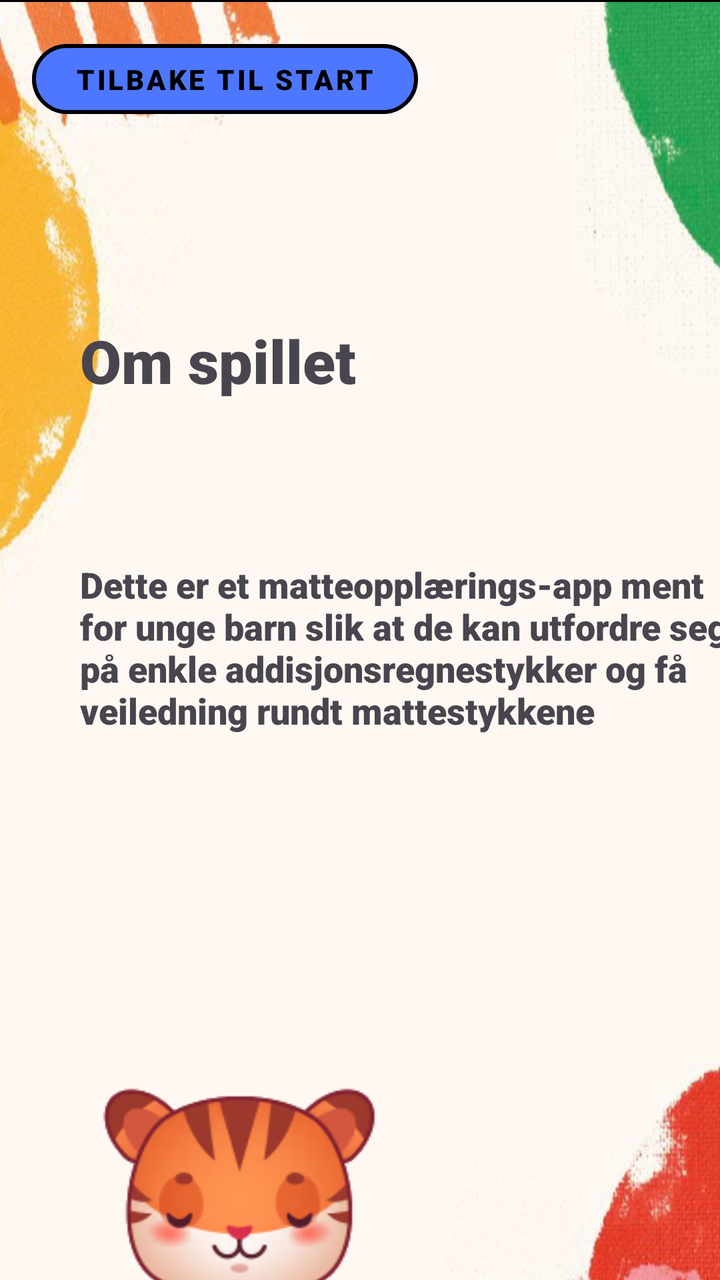
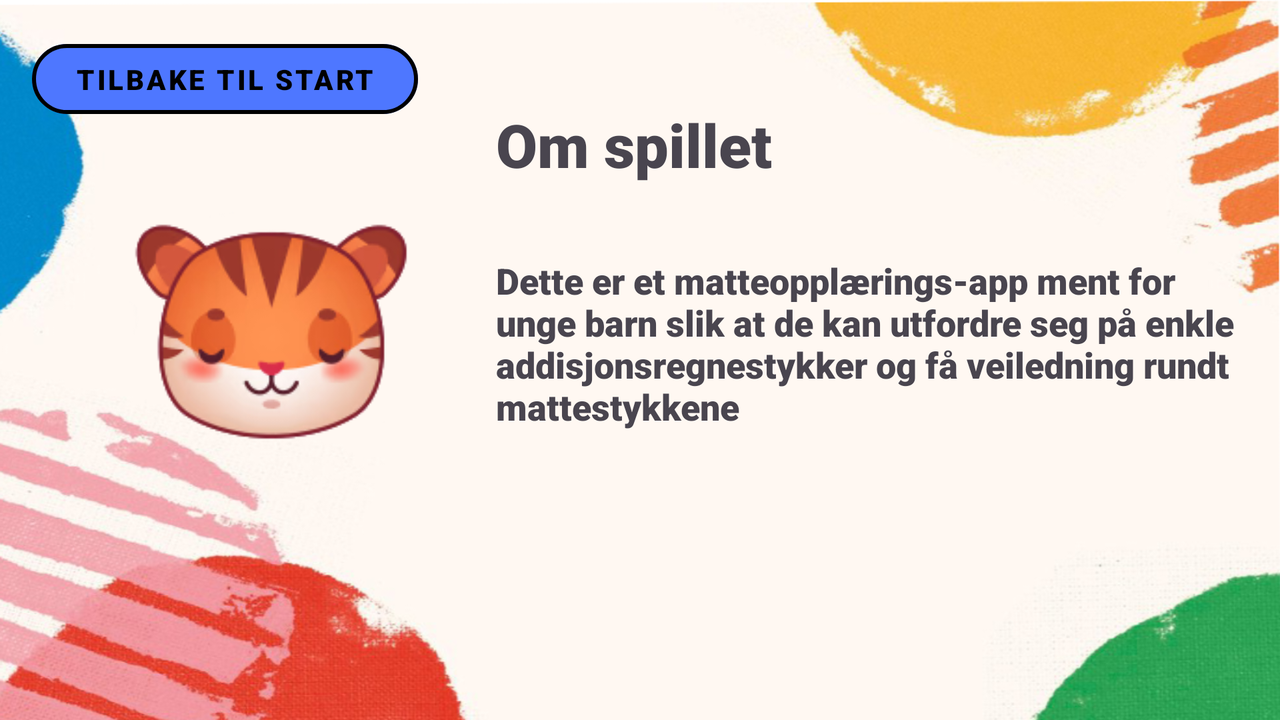

First picture: res/layout/ on a phone held upright. Second picture: the repository's own variant of that layout, on a device whose configuration matches the variant's folder. Source for both follows.
<!-- AndroidManifest.xml: application theme Theme.Mappe1 -->
<!-- res/layout/activity_aboutgame.xml -->
<?xml version="1.0" encoding="utf-8"?>
<androidx.constraintlayout.widget.ConstraintLayout xmlns:android="http://schemas.android.com/apk/res/android"
    xmlns:app="http://schemas.android.com/apk/res-auto"
    xmlns:tools="http://schemas.android.com/tools"
    android:layout_width="match_parent"
    android:layout_height="match_parent"
    tools:context=".MainActivity"
    android:id="@+id/main"
    android:background="#000000">


    <ImageView
        android:id="@+id/bakgrunnbilde"
        android:layout_width="454dp"
        android:layout_height="820dp"
        android:layout_marginTop="1dp"
        android:src="@drawable/bakgrunn4"
        app:layout_constraintEnd_toEndOf="parent"
        app:layout_constraintStart_toStartOf="parent"
        app:layout_constraintTop_toTopOf="parent" />

    <ImageView
        android:id="@+id/catFp"
        android:layout_width="142dp"
        android:layout_height="128dp"
        android:layout_marginStart="48dp"
        android:layout_marginTop="532dp"
        android:src="@drawable/tiger"
        app:layout_constraintStart_toStartOf="parent"
        app:layout_constraintTop_toTopOf="parent" />

    <Button
        android:id="@+id/tilbakeStart"
        style="@style/sjekkSvar"
        android:layout_width="193dp"
        android:layout_height="47dp"
        android:layout_marginStart="16dp"
        android:layout_marginTop="16dp"
        android:text="Tilbake til start"
        app:layout_constraintStart_toStartOf="parent"
        app:layout_constraintTop_toTopOf="parent" />

    <TextView
        android:id="@+id/textView1"
        android:layout_width="200dp"
        android:layout_height="74dp"
        android:layout_marginStart="40dp"
        android:layout_marginTop="160dp"
        android:text="Om spillet"
        android:textSize="30sp"
        app:layout_constraintStart_toStartOf="parent"
        app:layout_constraintTop_toTopOf="parent" />

    <TextView
        android:layout_width="330dp"
        android:layout_height="253dp"
        android:layout_marginStart="40dp"
        android:layout_marginTop="280dp"
        android:text="@string/omspillettekst"
        android:textSize="18sp"
        app:layout_constraintStart_toStartOf="parent"
        app:layout_constraintTop_toTopOf="parent" />
</androidx.constraintlayout.widget.ConstraintLayout>
<!-- resources referenced by this layout -->
<resources>
  <!-- drawable bakgrunn4: png bitmap (drawable, 432284 bytes) -->
  <!-- drawable tiger: png bitmap (drawable, 22964 bytes) -->
  <string name="omspillettekst">Dette er et matteopplærings-app ment for unge barn slik at de kan utfordre seg på enkle addisjonsregnestykker og få veiledning rundt mattestykkene</string>
  <style name="sjekkSvar" parent="Widget.MaterialComponents.Button.OutlinedButton">
          <item name="backgroundTint">#4e77ff</item>
          <item name="strokeColor">#000000</item>
          <item name="strokeWidth">2dp</item>
          <item name="android:textColor">#000000</item>
          <item name="shapeAppearanceOverlay">@style/RoundedShapeAppearance</item> 
      </style>
  <style name="Theme.Mappe1" parent="Base.Theme.Mappe1" />
  <style name="RoundedShapeAppearance">
          <item name="cornerFamily">rounded</item>
          <item name="cornerSize">50%</item>
      </style>
  <style name="Base.Theme.Mappe1" parent="Theme.Material3.DayNight.NoActionBar">
          
          
          <item name="android:fontFamily">sans-serif-black</item>
      </style>
</resources>
<!-- res/layout-land/activity_aboutgame.xml (the repository's variant of the layout above) -->
<!-- drawn on the phone turned sideways -->
<?xml version="1.0" encoding="utf-8"?>
<androidx.constraintlayout.widget.ConstraintLayout xmlns:android="http://schemas.android.com/apk/res/android"
    xmlns:app="http://schemas.android.com/apk/res-auto"
    xmlns:tools="http://schemas.android.com/tools"
    android:layout_width="match_parent"
    android:layout_height="match_parent"
    android:background="@drawable/horizontal"
    tools:context=".MainActivity"
    android:id="@+id/main"
    android:orientation="horizontal">


    <ImageView
        android:id="@+id/catFp"
        android:layout_width="142dp"
        android:layout_height="128dp"
        android:layout_marginStart="64dp"
        android:layout_marginTop="100dp"
        android:src="@drawable/tiger"
        app:layout_constraintStart_toStartOf="parent"
        app:layout_constraintTop_toTopOf="parent" />

    <Button
        android:id="@+id/tilbakeStart"
        style="@style/sjekkSvar"
        android:layout_width="193dp"
        android:layout_height="47dp"
        android:layout_marginStart="16dp"
        android:layout_marginTop="16dp"
        android:text="Tilbake til start"
        app:layout_constraintStart_toStartOf="parent"
        app:layout_constraintTop_toTopOf="parent" />

    <TextView
        android:id="@+id/textView1"
        android:layout_width="200dp"
        android:layout_height="74dp"
        android:layout_marginStart="248dp"
        android:layout_marginTop="52dp"
        android:text="Om spillet"
        android:textSize="30sp"
        app:layout_constraintStart_toStartOf="parent"
        app:layout_constraintTop_toTopOf="parent" />

    <TextView
        android:layout_width="373dp"
        android:layout_height="212dp"
        android:layout_marginStart="248dp"
        android:layout_marginTop="128dp"
        android:text="@string/omspillettekst"
        android:textSize="18sp"
        app:layout_constraintStart_toStartOf="parent"
        app:layout_constraintTop_toTopOf="parent" />
</androidx.constraintlayout.widget.ConstraintLayout>
<!-- resources referenced by the variant -->
<!-- as the phone turned sideways resolves them -->
<resources>
  <!-- drawable horizontal: png bitmap (drawable, 323579 bytes) -->
  <!-- drawable tiger: png bitmap (drawable, 22964 bytes) -->
  <string name="omspillettekst">Dette er et matteopplærings-app ment for unge barn slik at de kan utfordre seg på enkle addisjonsregnestykker og få veiledning rundt mattestykkene</string>
  <style name="sjekkSvar" parent="Widget.MaterialComponents.Button.OutlinedButton">
          <item name="backgroundTint">#4e77ff</item>
          <item name="strokeColor">#000000</item>
          <item name="strokeWidth">2dp</item>
          <item name="android:textColor">#000000</item>
          <item name="shapeAppearanceOverlay">@style/RoundedShapeAppearance</item> 
      </style>
  <style name="Theme.Mappe1" parent="Base.Theme.Mappe1" />
  <style name="RoundedShapeAppearance">
          <item name="cornerFamily">rounded</item>
          <item name="cornerSize">50%</item>
      </style>
  <style name="Base.Theme.Mappe1" parent="Theme.Material3.DayNight.NoActionBar">
          
          
          <item name="android:fontFamily">sans-serif-black</item>
      </style>
</resources>
